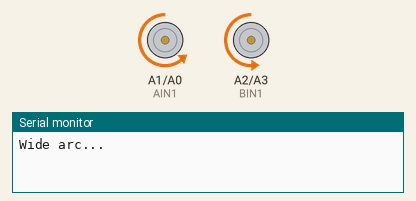
The sketch below on a simulated Arduino Uno, built with avr-gcc and run on an emulated ATmega328P. Shown: motor-driver pin pairs drawn as motors (green arrow = first pin HIGH = forward, orange = second pin HIGH = backward, longer = more drive, scaled by the enable pin), the last lines printed to the serial monitor.

Above: at 1.5 s.
At 7.5 s:
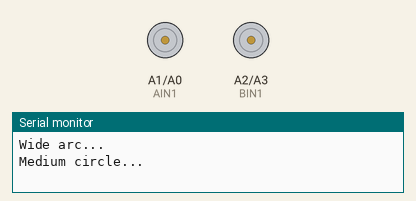
At 9.5 s:
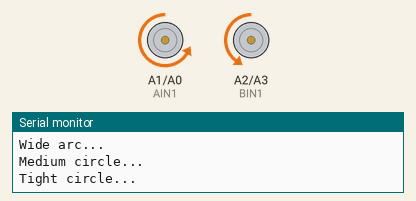
Timing chart, 0 to 13.8 s (numbered marks = the images above):
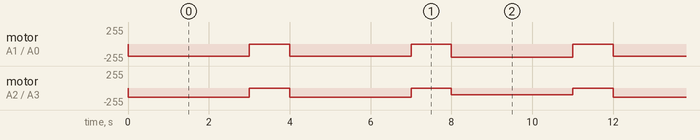

Measured:
- by itself, motor on A1 (AIN1) / A0 (AIN2): stopped → backward 180/255 at 0.00 s, → stopped 3.0 s later, → backward 180/255 1.0 s later, → stopped 3.0 s later, … (65 changes in this stretch)
- by itself, motor on A2 (BIN1) / A3 (BIN2): stopped → backward 140/255 at 0.00 s, → stopped 3.0 s later, → backward 140/255 1.0 s later, → stopped 3.0 s later, … (65 changes in this stretch)

The sketch:

2610370078_week3.ino
```cpp
/*
  Week 3 — Graded Activity: Circular Motion Challenge

  Learning objectives:
  - Use differential wheel speed to trace circular arcs
  - Understand the relationship between speed ratio and arc radius
  - Combine direction and speed control in a single sketch

  Instructions:
  - Complete the circleArc() function
  - Demonstrate three clearly different arc radii from setup()
  - Make sure neither speed value is below your dead-band threshold
  - Print the speed values before each arc
*/

////////////////////////////////////////////////////////////////////////////////
                              //CODE STARTS


// ================= PIN DEFINITIONS =================
#define AIN1   A1
#define AIN2   A0
#define PWMA   6
#define BIN1   A2
#define BIN2   A3
#define PWMB   5


// ================= MOVEMENT FUNCTIONS =================
// copy your completed stopMotors() function here
void stopMotors() {
  // both motors coast: all direction pins LOW, speed 0
  digitalWrite(AIN1, LOW);
  digitalWrite(AIN2, LOW);
  digitalWrite(BIN1, LOW);
  digitalWrite(BIN2, LOW);
  analogWrite(PWMA, 0);
  analogWrite(PWMB, 0);
}

// ================= CIRCLE ARC FUNCTION =================

void circleArc(int leftSpeed, int rightSpeed) {
  // both motors run forward but at different speeds
  // the faster wheel is on the outside of the arc

  // set both motors to forward direction
  digitalWrite(AIN1, LOW);
  digitalWrite(AIN2, HIGH);
  digitalWrite(BIN1, LOW);
  digitalWrite(BIN2, HIGH);

  // apply the two different speed values
  analogWrite(PWMA, leftSpeed);    // left motor speed
  analogWrite(PWMB, rightSpeed);    // right motor speed
}


// ================= SETUP =================
void setup() {
  Serial.begin(9600);

  // set all six pins as OUTPUT
  pinMode(AIN1, OUTPUT);
  pinMode(AIN2, OUTPUT);
  pinMode(PWMA, OUTPUT);
  pinMode(BIN1, OUTPUT);
  pinMode(BIN2, OUTPUT);
  pinMode(PWMB, OUTPUT);
}


// ================= LOOP =================
void loop() {

  // Arc 1: Wide arc — small speed difference
  Serial.println("Wide arc...");
  circleArc(180, 140);    // e.g. 180 and 140
  delay(3000);
  stopMotors();
  delay(1000);

  // Arc 2: Medium circle — medium speed difference
  Serial.println("Medium circle...");
  circleArc(180, 100);    // e.g. 180 and 100
  delay(3000);
  stopMotors();
  delay(1000);

  // Arc 3: Tight circle — large speed difference
  Serial.println("Tight circle...");
  circleArc(200, 70);    // e.g. 180 and 50
  delay(3000);
  stopMotors();
  delay(1000);

  Serial.println("Circular motion challenge complete.");
}
```
